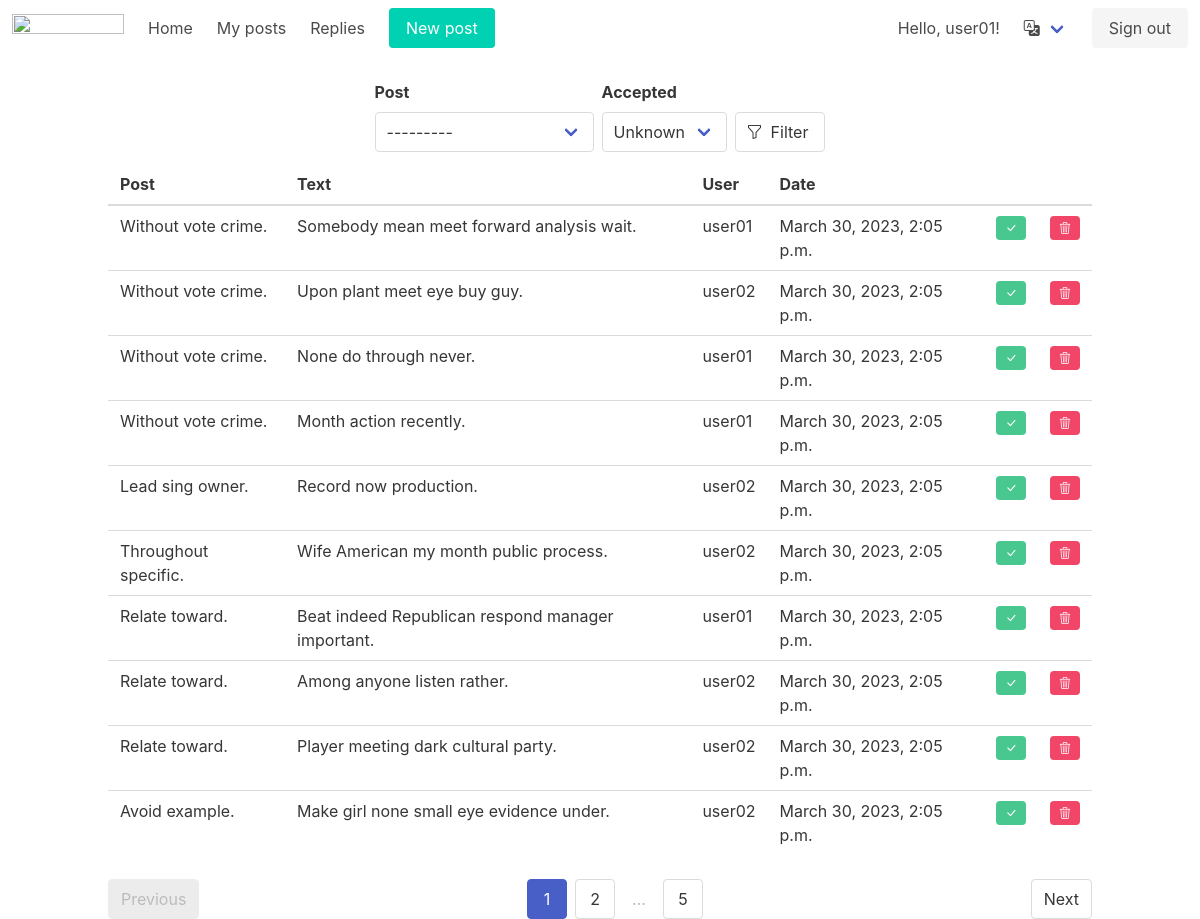
/replies/ (signed in), run on the app's committed database.
### users/models.py (models this page shows, shortened)
class User(AbstractUser):
    activated = models.BooleanField(default=False)

### boardapp/models.py (models this page shows, shortened)
class Comment(models.Model):
    post = models.ForeignKey(Post, on_delete=models.CASCADE, verbose_name=_('Post'))
    author = models.ForeignKey(settings.AUTH_USER_MODEL, on_delete=models.CASCADE, verbose_name=_('Author'))
    created = models.DateTimeField(auto_now_add=True, verbose_name=_('Date'))
    text = models.TextField(verbose_name=_('Text'))
    accepted = models.BooleanField(default=False, verbose_name=_('Accepted'))
    class Meta:
        verbose_name = _('Comment')
        verbose_name_plural = _('Comments')
        permissions = [
            ('accept_comment', 'Can accept Comment'),
        ]

class Post(models.Model):
    author = models.ForeignKey(settings.AUTH_USER_MODEL, on_delete=models.CASCADE, verbose_name=_('Name'))
    title = models.CharField(max_length=255, verbose_name=_('Title'))
    text = tinymce_models.HTMLField(verbose_name=_('Text'))
    category = models.ForeignKey(Category, on_delete=models.RESTRICT, verbose_name=_('Category'))
    date = models.DateTimeField(auto_now_add=True, verbose_name=_('Date'))
    archived = models.BooleanField(default=False)
    def __str__(self):
        return f'{self.title}'
    class Meta:
        verbose_name = _('Post')
        verbose_name_plural = _('Posts')

### boardapp/views.py (the view)
# urls.py: path('replies/', CommentListView.as_view(), name='replies'),
class CommentListView(FilterView):
    template_name = 'reply_list.html'
    filterset_class = CommentFilter
    paginate_by = 10
    model = Comment
    ordering = ['post', 'created']
    def get_queryset(self):
        qs = super().get_queryset()
        qs = qs.filter(post__author=self.request.user)
        return qs

### boardapp/templatetags/custom_filters.py (called while the page is built)
@register.simple_tag(takes_context=True)
def url_replace(context, **kwargs):
    _dict = context['request'].GET.copy()
    for key, value in kwargs.items():
        _dict[key] = value
    return _dict.urlencode()

### templates/reply_list.html
{% extends 'base/base.html' %}
{% load i18n %}
{% load custom_filters %}
{% block content %}
{% include 'base/filter.html' %}
<div class="columns is-centered">
  <div class="is-justify-content-center">
    {% if object_list %}
      <table class="table is-hoverable is-justify-content-center" aria-labelledby="replies">
        <thead>
        <tr>
          <th>{% trans "Post" %}</th>
          <th>{% trans "Text" %}</th>
          <th>{% trans "User" %}</th>
          <th>{% trans "Date" %}</th>
          <th></th>
          <th></th>
        </tr>
        </thead>
        {% for reply in object_list %}
        <tr>
          <td>{{ reply.post }}</td>
          <td>{{ reply.text }}</td>
          <td>{{ reply.author }}</td>
          <td>{{ reply.created }}</td>
          <td>
            {% if not reply.accepted %}
            <a href="{% url 'reply_accept' pk=reply.pk %}">
              <span class="tag is-success">
                <i class="bi bi-check-lg"></i>
              </span>
            </a>
            {% else %}
            <span class="tag is-success is-light">
                <i class="bi bi-check-lg"></i>
              </span>
            {% endif %}
          </td>
          <td>
            <a href="{% url 'reply_delete' pk=reply.pk %}">
              <span class="tag is-danger">
                <i class="bi bi-trash3"></i>
              </span>
            </a>
          </td>
        </tr>
      {% endfor %}
      </table>
    {% else %}
    <h2>{% trans "Nothing here!" %}</h2>
    {% endif %}
    {% include 'base/paginator.html' %}
  </div>
</div>
{% endblock content %}

### templates/base/navbar.html (shortened to what this page needs)
{% load i18n %}
<nav class="navbar" role="navigation" aria-label="main navigation">
  <div class="navbar-brand">
    <a class="navbar-item" href="https://bulma.io">
      <img src="https://bulma.io/images/bulma-logo.png" width="112" height="28">
    </a>
  </div>
  <div id="navbarBasicExample" class="navbar-menu">
    <div class="navbar-start">
      <a href="{% url 'home' %}" class="navbar-item">
        {% trans "Home" %}
      </a>
      {% if user.is_authenticated %}
      <a href="{% url 'user_posts' %}" class="navbar-item">
        {% trans "My posts" %}</a>
      <a href="{% url 'replies' %}?accepted=false" class="navbar-item">
        {% trans "Replies" %}</a>
      {% endif %}
      <div class="navbar-item">
          <p class="control">
            <a class="button is-primary" href="{% url 'post_create' %}">
              <span>{% trans "New post" %}</span>
            </a>
          </p>
      </div>
      </div>
    <div class="navbar-end">
      {% if user.is_authenticated %}
      <p class="navbar-item">{% trans "Hello" %}, {{ user }}!</p>
      {% endif %}
      <div class="navbar-item has-dropdown is-hoverable">
        <a class="navbar-link">
          <i class="bi bi-translate"></i>
        </a>
      </div>
      <div class="navbar-item">
        <div class="buttons">
          {% if not user.is_authenticated %}
          <a href="{% url 'signup' %}" class="button is-primary"><strong>{% trans "Sign up" %}</strong></a>
          <a href="{% url 'login' %}" class="button is-light">{% trans "Sign in" %}</a>
          {% else %}
          <a href="{% url 'logout' %}" class="button is-light">{% trans "Sign out" %}</a>
          {% endif %}
        </div>
      </div>
    </div>
  </div>
</nav>

### data on the page
User: username "user01"
Comment: post "Without vote crime.", text "Somebody mean meet forward analysis wait.", author "user01", created "March 30, 2023, 2:05 p.m.", accepted False (drawn)
Comment: post "Without vote crime.", text "Upon plant meet eye buy guy.", author "user02", created "March 30, 2023, 2:05 p.m.", accepted False (drawn)
Comment: post "Without vote crime.", text "None do through never.", author "user01", created "March 30, 2023, 2:05 p.m.", accepted False (drawn)
Comment: post "Without vote crime.", text "Month action recently.", author "user01", created "March 30, 2023, 2:05 p.m.", accepted False (drawn)
Comment: post "Lead sing owner.", text "Record now production.", author "user02", created "March 30, 2023, 2:05 p.m.", accepted False (drawn)
Comment: post "Throughout specific.", text "Wife American my month public process.", author "user02", created "March 30, 2023, 2:05 p.m.", accepted False (drawn)
Comment: post "Relate toward.", text "Beat indeed Republican respond manager important.", author "user01", created "March 30, 2023, 2:05 p.m.", accepted False (drawn)
Comment: post "Relate toward.", text "Among anyone listen rather.", author "user02", created "March 30, 2023, 2:05 p.m.", accepted False (drawn)
Comment: post "Relate toward.", text "Player meeting dark cultural party.", author "user02", created "March 30, 2023, 2:05 p.m.", accepted False (drawn)
Comment: post "Avoid example.", text "Make girl none small eye evidence under.", author "user02", created "March 30, 2023, 2:05 p.m.", accepted False (drawn)

### other printed values
{{ field.label }} "Post" "Accepted"
{{ filter }} "Filter"
{{ page_obj.number }} "1"
{{ page_obj.next_page_number }} "2"
{{ page_obj.paginator.num_pages }} "5"
